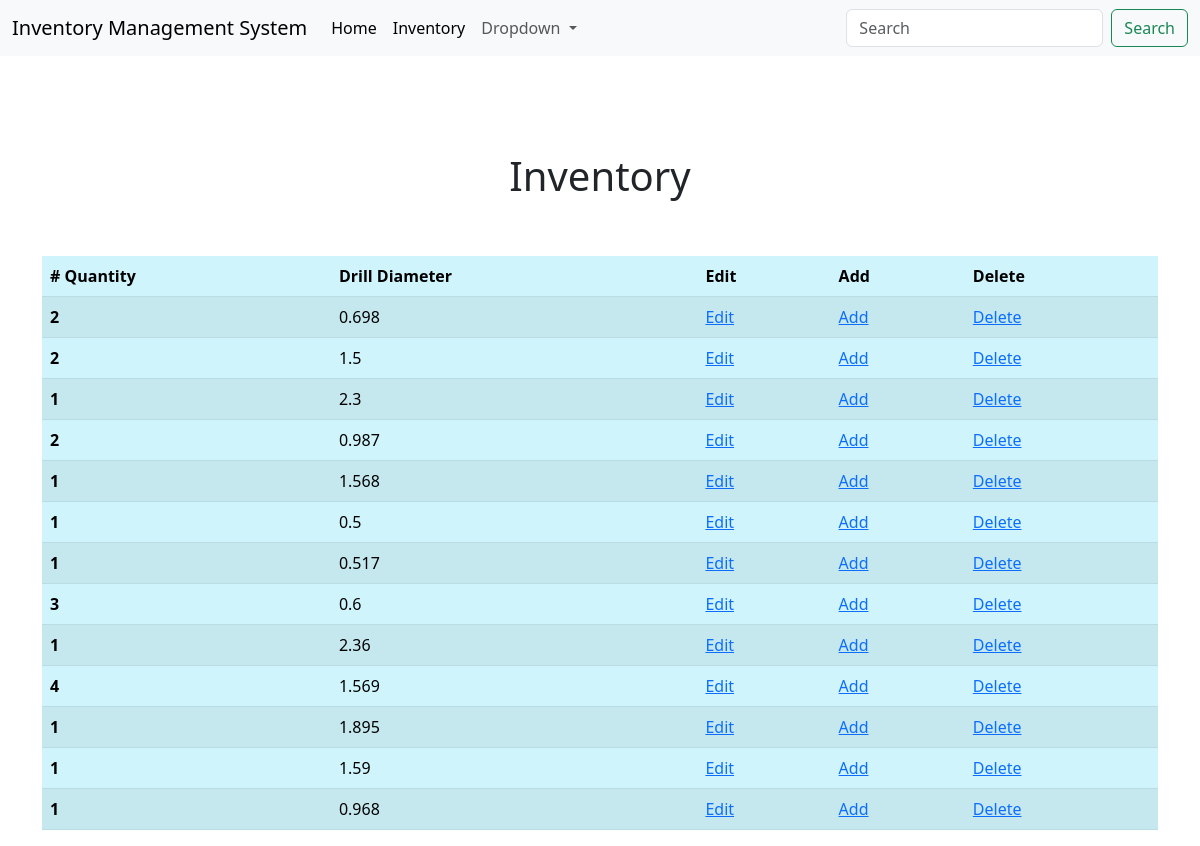
Screenshot of /drill_info/inventory/ with the database file from the repository.
### webapp/models.py (models this page shows, shortened)
class Drill(models.Model):
	diameter = models.CharField(max_length=20)
	grade = models.CharField(max_length=20)
	coating = models.CharField(max_length=20)

### webapp/views.py (the view)
# urls.py: path('drill_info/inventory/', views.inventory, name='inventory'),
def inventory(request):
    drills = []
    inventory_dict = {}
    for e in Drill.objects.all():
        drills.append(e.diameter)
    count = Counter(drills)
    for item, count in count.items():
        inventory_dict[item] = count
    return render(request, 'inventory.html', {'drills':drills, 'count':inventory_dict})

### webapp/templates/inventory.html (shortened to what this page needs)
{% extends 'base.html' %}
{% block content %}
<div class="center"><br><br><br><br>
	<h1>Inventory</h1><br><br>
</div>
<div class="container">
<table class="table table-info table-striped table-hover">
  <thead>
    <tr>
      <th scope="col"># Quantity</th>
      <th scope="col">Drill Diameter</th>
      <th scope="col">Edit</th>
      <th scope="col">Add</th>
      <th scope="col">Delete</th>
    </tr>
  </thead>
  <tbody>
  	{% for key,value in count.items %}
    <tr>
      <th scope="row">{{value}}</th>
      <td>{{key}}</td>
      <td><a href="">Edit</a></td>
      <td><a href="">Add</a></td>
      <td><a href="">Delete</a></td>
    </tr>
    {% endfor %}
  </tbody>
</table>
</div>
{% endblock %}

### webapp/templates/base.html (shortened to what this page needs)
<!doctype html>
<html lang="en">
  <head>
    <link href="https://cdn.jsdelivr.net/npm/bootstrap@5.3.0-alpha1/dist/css/bootstrap.min.css" rel="stylesheet">
  </head>
  <body>
    <nav class="navbar navbar-expand-lg bg-body-tertiary">
  <div class="container-fluid">
    <a class="navbar-brand" href="#">Inventory Management System</a>
    <div class="collapse navbar-collapse" id="navbarSupportedContent">
      <ul class="navbar-nav me-auto mb-2 mb-lg-0">
        <li class="nav-item">
          <a class="nav-link active" aria-current="page" href="{% url 'index' %}">Home</a>
        </li>
        <li class="nav-item">
          <a class="nav-link active" aria-current="page" href="{% url 'inventory' %}">Inventory</a>
        </li>
        <li class="nav-item dropdown">
          <a class="nav-link dropdown-toggle" href="#" role="button" data-bs-toggle="dropdown" aria-expanded="false">
            Dropdown
          </a>
        </li>
      </ul>
      <form class="d-flex" role="search">
        <input class="form-control me-2" type="search" placeholder="Search" aria-label="Search">
        <button class="btn btn-outline-success" type="submit">Search</button>
      </form>
    </div>
  </div>
</nav>
  </body>
</html>
{% block content %}
{% endblock %}

### webapp/templates/inventory.html (style rules this page uses)
.center { text-align: center; }

### rows the page displays
Drill: count "0.698"
Drill: count "1.5"
Drill: count "2.3"
Drill: count "0.987"
Drill: count "1.568"
Drill: count "0.5"
Drill: count "0.517"
Drill: count "0.6"
Drill: count "2.36"
Drill: count "1.569"
Drill: count "1.895"
Drill: count "1.59"
Drill: count "0.968"

### other values shown
{{ value }} "2" "2" "1" "2" "1" "1" "1" "3" "1" "4" "1" "1" "1"
